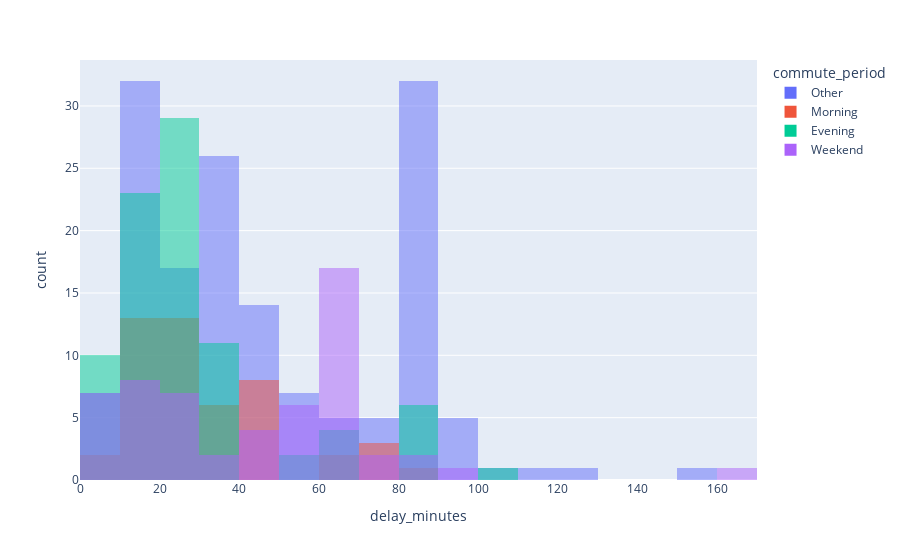

Source (notebook cell):
### Code cell
fig = px.histogram(unique_trips.loc[unique_trips.delay_minutes >=5],x='delay_minutes', color="commute_period",barmode='overlay')
fig.show()

### Figure 1 — Plotly figure (JSON) as saved in the notebook; plotly's stock layout.template omitted (floating-point values rounded to 4 significant figures; data arrays with more than 128 entries replaced by an {"elided": "..."} marker saying what was removed)
{"data": [{"alignmentgroup": "True", "bingroup": "x", "hovertemplate": "commute_period=Other<br>delay_minutes=%{x}<br>count=%{y}<extra></extra>", "legendgroup": "Other", "marker": {"color": "#636efa", "opacity": 0.5, "pattern": {"shape": ""}}, "name": "Other", "offsetgroup": "Other", "orientation": "v", "showlegend": true, "type": "histogram", "x": {"elided": "154 float values"}, "xaxis": "x", "yaxis": "y"}, {"alignmentgroup": "True", "bingroup": "x", "hovertemplate": "commute_period=Morning<br>delay_minutes=%{x}<br>count=%{y}<extra></extra>", "legendgroup": "Morning", "marker": {"color": "#EF553B", "opacity": 0.5, "pattern": {"shape": ""}}, "name": "Morning", "offsetgroup": "Morning", "orientation": "v", "showlegend": true, "type": "histogram", "x": [13.98, 24.52, 23.7, 33.32, 27.42, 32.67, 5.983, 17.47, 16.88, 13.32, 37.57, 13.17, 17.48, 61.17, 61.47, 22.43, 16.05, 22.03, 25.57, 24.45, 22.67, 86.05, 21.85, 21.78, 21.55, 17.83, 16.72, 14.68, 47.05, 27.65, 18.57, 48.37, 35.78, 41.57, 70.05, 71.18, 72.5, 32.53, 8.833, 11.98, 12.68, 42.9, 40.53, 41.78, 44.15, 45.65, 25.92, 30.6], "xaxis": "x", "yaxis": "y"}, {"alignmentgroup": "True", "bingroup": "x", "hovertemplate": "commute_period=Evening<br>delay_minutes=%{x}<br>count=%{y}<extra></extra>", "legendgroup": "Evening", "marker": {"color": "#00cc96", "opacity": 0.5, "pattern": {"shape": ""}}, "name": "Evening", "offsetgroup": "Evening", "orientation": "v", "showlegend": true, "type": "histogram", "x": [21.83, 27.73, 104.2, 17.53, 8.6, 32.92, 18.45, 17.25, 6.883, 17.52, 28.33, 5.383, 27.05, 20.48, 25.37, 21.82, 20.63, 10.93, 19.35, 18.4, 29.82, 59.52, 24.88, 21.05, 65.52, 19.28, 89.4, 87.28, 89.03, 89.82, 11.48, 16.4, 10.73, 30.6, 23.75, 84.67, 89.78, 28.17, 23.55, 9.6, 7.05, 5.367, 12.92, 18.32, 6.483, 6.517, 37.53, 27.93, 32.8, 11.8, 22.27, 25.58, 31.87, 18.17, 26.53, 20.17, 16.45, 20.58, 33.48, 5.517, 13.35, 22.67, 19.62, 26.05, 30.37, 13.22, 18.92, 22.07, 69.97, 65.95, 64.88, 56.05, 24.53, 23.2, 20.23, 16, 16.53, 8.567, 34.52, 33.8, 24.58, 36.88, 21.97, 23.9, 34.52, 15.45], "xaxis": "x", "yaxis": "y"}, {"alignmentgroup": "True", "bingroup": "x", "hovertemplate": "commute_period=Weekend<br>delay_minutes=%{x}<br>count=%{y}<extra></extra>", "legendgroup": "Weekend", "marker": {"color": "#ab63fa", "opacity": 0.5, "pattern": {"shape": ""}}, "name": "Weekend", "offsetgroup": "Weekend", "orientation": "v", "showlegend": true, "type": "histogram", "x": [5.417, 17.63, 11.52, 68.6, 41.43, 24.22, 28.35, 60.18, 59.3, 63.3, 46.25, 28.13, 23.25, 43.07, 9.917, 57.93, 62.92, 32.87, 5.067, 64.83, 57.33, 63.33, 5.717, 12.75, 18.02, 62.73, 58.75, 62.75, 63.62, 12.53, 8.1, 61.53, 32.22, 76.1, 26.1, 63.25, 63.1, 12.37, 23.02, 60.02, 13.73, 12.67, 22.17, 61.67, 85.17, 89.62, 91.17, 5.2, 5.683, 169.9, 44.6, 52.55, 63.05, 63.5, 50.45, 71.2, 66.42], "xaxis": "x", "yaxis": "y"}], "layout": {"barmode": "overlay", "legend": {"title": {"text": "commute_period"}, "tracegroupgap": 0}, "margin": {"t": 60}, "xaxis": {"anchor": "y", "domain": [0, 1], "title": {"text": "delay_minutes"}}, "yaxis": {"anchor": "x", "domain": [0, 1], "title": {"text": "count"}}}}
